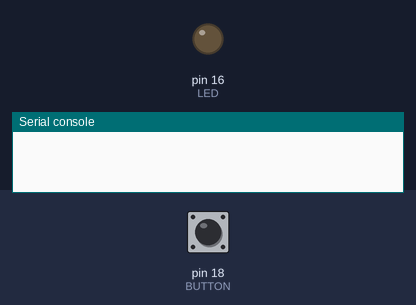
Recording of a program running on a simulated MicroPython board. On the bench: output pins drawn as LEDs (lit = HIGH), the last lines printed to the serial console. Dashed ring = blinking. The test bench sets the inputs (shaded band); at power-on: pin 18 (BUTTON) LOW.

Above: at 1.2 s.
1.3 s: pin 18 (BUTTON) pulled HIGH for 0.15 s
At 1.9 s:
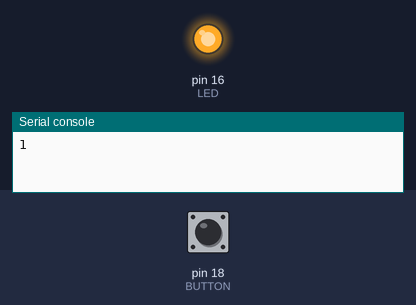
4.4 s: pin 18 (BUTTON) pulled HIGH for 1 s
At 5.4 s:
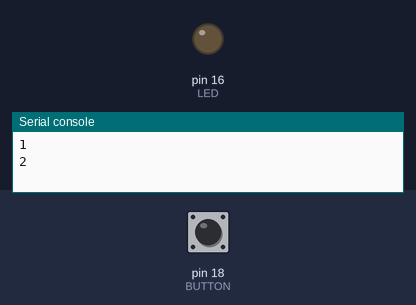
6.9 s: pin 18 (BUTTON) pulled HIGH for 3.2 s
At 7.3 s:
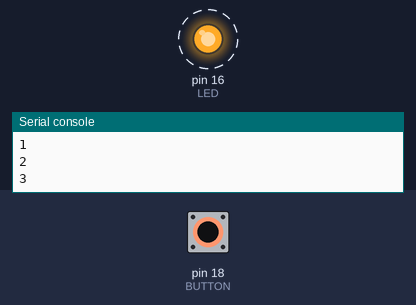
Timing chart, 0 to 19.1 s (numbered marks = the images above; inputs shaded):
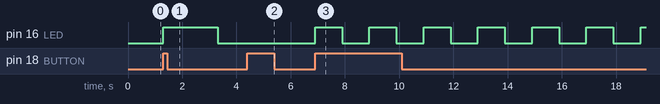

Measured:
- after the input at 1.3 s, pin 16 (LED): LOW → HIGH at once, → LOW 2.0 s later
- after the input at 4.4 s, pin 16 (LED): stays LOW (without the input it goes to HIGH after 0.90 s)
- after the input at 6.9 s, pin 16 (LED): alternates HIGH for 1.0 s and LOW for 1.0 s, starting at once

The program:

exercice_bonus2_gpio.py
```python
import machine
import utime
from machine import Pin
LED = machine.Pin(16,machine.Pin.OUT)
BUTTON = machine.Pin(18,machine.Pin.IN)
value = 0


def fct_interruption(pin):

    global value
    value+=1

    print(value)

BUTTON.irq(trigger = Pin.IRQ_RISING, handler = fct_interruption)
#pin_button.irq(trigger=Pin.IRQ_FALLING,handler=button_isr)
while True:


    if value == 1:
        LED.value(1)
        utime.sleep(2)
        LED.value(0)
        utime.sleep(2)

    elif value == 3:
        LED.value(1)
        utime.sleep(1)
        LED.value(0)
        utime.sleep(1)

    elif value == 5:
        j=1
        while j<=500:
            LED.value(1)
            utime.sleep_ms(j)
            LED.value(0)
            utime.sleep_ms(j)
            j+=50

    elif value == 6:
        value =0
    
```
